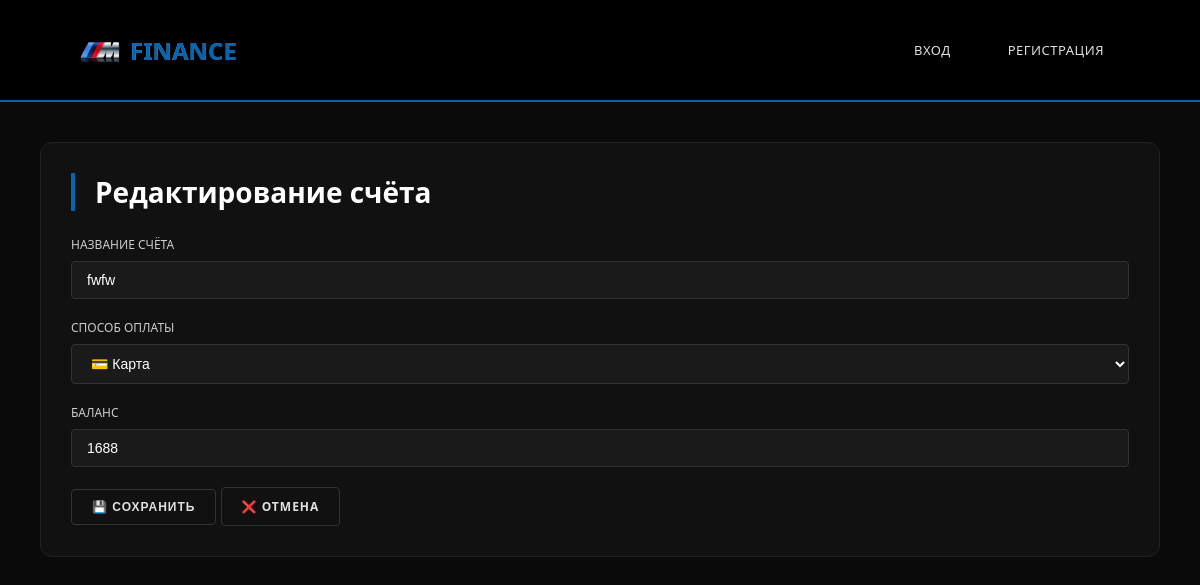
/web/accounts/1/edit (signed in), run on the app's committed database.
### tables this page shows
CREATE TABLE Account (
    id INTEGER PRIMARY KEY AUTOINCREMENT,
    user_id INT REFERENCES Users(id) NOT NULL,
    name VARCHAR(64) NOT NULL, -- Название счета
    spend_method VARCHAR(10) NOT NULL DEFAULT 'CARD',  -- Способ траты: CARD, CASH
    balance DECIMAL(10, 2) DEFAULT 0.00
    
);

### src/api_db.py (the view)
@app.get("/web/accounts/{account_id}/edit")
async def web_account_edit_form(request: Request, account_id: int):
    current_user = get_current_user_web(request)
    if not current_user:
        return RedirectResponse(url="/web/login", status_code=303)
    account = execute_query("SELECT * FROM Account WHERE id = ? AND user_id = ?", (account_id, current_user['id']))
    if not account:
        return RedirectResponse(url="/web/accounts", status_code=303)
    return templates.TemplateResponse("account_form.html", {
        "request": request,
        "title": "Редактирование счёта",
        "account": account[0]
    })

### templates/account_form.html (shortened to what this page needs)
{% extends "base.html" %}
{% block content %}
<div class="card">
    <h1>{{ title }}</h1>
    <form method="post">
        <div class="form-group">
            <label>Название счёта</label>
            <input type="text" name="name" value="{{ account.name if account else '' }}" required>
        </div>
        <div class="form-group">
            <label>Способ оплаты</label>
            <select name="spend_method" required>
                <option value="CARD" {% if account and account.spend_method == 'CARD' %}selected{% endif %}>💳 Карта</option>
            </select>
        </div>
        <div class="form-group">
            <label>Баланс</label>
            <input type="number" step="0.01" name="balance" value="{{ account.balance if account else '0' }}" required>
        </div>
        <button type="submit" class="btn btn-success">💾 Сохранить</button>
        <a href="/web/accounts" class="btn">❌ Отмена</a>
    </form>
</div>
{% endblock %}

### templates/base.html (style rules this page uses)
* { margin: 0; padding: 0; box-sizing: border-box; }
body { font-family: 'Segoe UI', 'Helvetica Neue', Arial, sans-serif; background: #0a0a0a; color: #ffffff; }
.card { background: #111111; border-radius: 12px; padding: 30px; margin-bottom: 30px; border: 1px solid #222; }
.card h1 { font-size: 28px; font-weight: 600; margin-bottom: 25px; border-left: 4px solid #0066b3; padding-left: 20px; }
.btn { display: inline-block; padding: 8px 20px; border-radius: 4px; text-decoration: none; font-weight: 600; transition: all 0.3s; border: none; cursor: pointer; font-size: 12px; letter-spacing: 1px; text-transform: uppercase; }
.btn-success { background: transparent; color: #0066b3; border: 1px solid #0066b3; }
.form-group { margin-bottom: 20px; }
.form-group label { display: block; margin-bottom: 8px; font-weight: 500; color: #ccc; font-size: 12px; text-transform: uppercase; }
.form-group input, .form-group select { width: 100%; padding: 10px 15px; background: #1a1a1a; border: 1px solid #333; border-radius: 4px; font-size: 14px; color: white; }

### templates/account_form.html (style rules this page uses)
* { margin: 0; padding: 0; box-sizing: border-box; }
body { font-family: 'Segoe UI', Arial, sans-serif; background: #0a0a0a; color: #ffffff; }
.card { background: #111111; border-radius: 12px; padding: 30px; border: 1px solid #222; }
.card h1 { font-size: 28px; margin-bottom: 25px; border-left: 4px solid #0066b3; padding-left: 20px; }
.form-group { margin-bottom: 20px; }
.form-group label { display: block; margin-bottom: 8px; color: #ccc; font-size: 12px; text-transform: uppercase; }
.form-group input, .form-group select { width: 100%; padding: 10px 15px; background: #1a1a1a; border: 1px solid #333; border-radius: 4px; color: white; }
.btn { display: inline-block; padding: 10px 20px; border-radius: 4px; text-decoration: none; font-weight: 600; border: none; cursor: pointer; }
.btn-success { background: #0066b3; color: white; }
.btn { background: transparent; color: #e0e0e0; border: 1px solid #333; }

### data on the page
Account: name "fwfw", spend_method "💳 Карта", balance "1688"

### other printed values
{{ title }} "Редактирование счёта"
